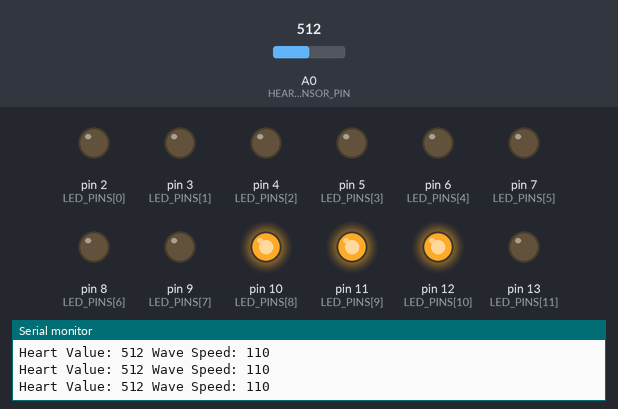
Bench run of a sketch on a simulated Arduino Uno, built with avr-gcc and run on an emulated ATmega328P. Shown: output pins drawn as LEDs (lit = HIGH), the last lines printed to the serial monitor. Dashed ring = blinking. The inputs (shaded band) are chosen by the test bench; at power-on: A0 (HEART_SENSOR_PIN) = 512.

Above: at 1.2 s.
1.3 s: A0 (HEART_SENSOR_PIN) set to 306
At 2.4 s:
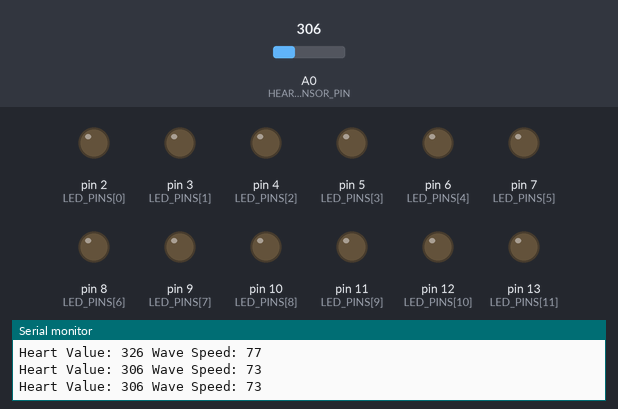
4.3 s: A0 (HEART_SENSOR_PIN) set to 483
6.4 s: A0 (HEART_SENSOR_PIN) set to 518
At 7.17 s:
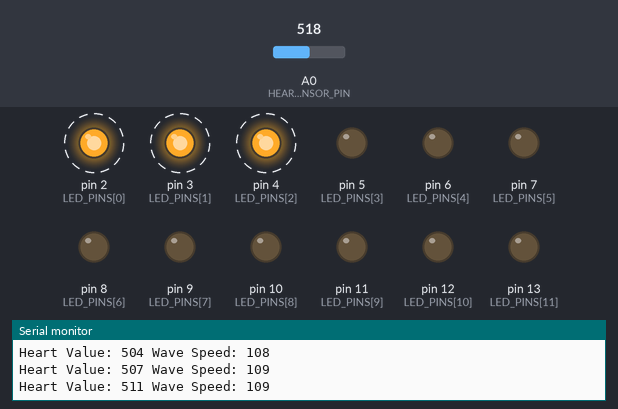
9.4 s: A0 (HEART_SENSOR_PIN) set to 900
At 10.2 s:
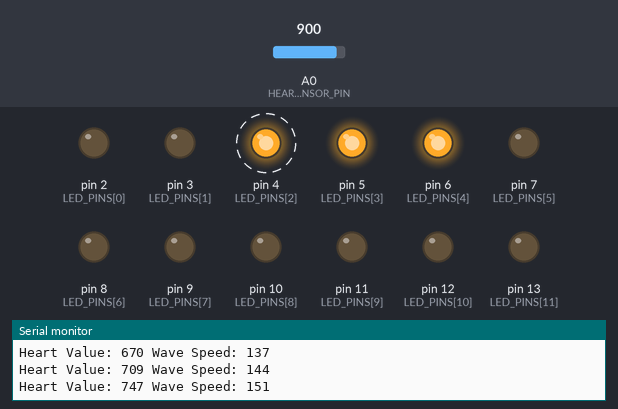
12.4 s: A0 (HEART_SENSOR_PIN) set to 1023
Timing chart, 0 to 16.4 s (numbered marks = the images above; inputs shaded):
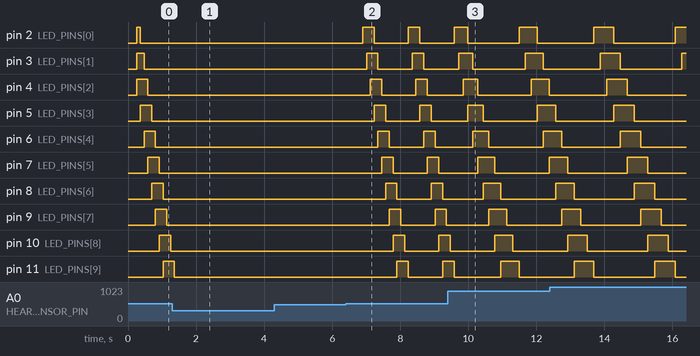

The sketch:

20250323.ino
```cpp
// 定義心電感測器的腳位
const int HEART_SENSOR_PIN = A0;

// 定義LED腳位陣列
const int LED_PINS[] = {2, 3, 4, 5, 6, 7, 8, 9, 10, 11, 12, 13};
const int NUM_LEDS = 12;  // LED數量

// 定義心電閾值
const int HEART_THRESHOLD = 500;  // 當心電值大於此值時才點亮LED

// 定義波紋相關變數
int wavePosition = 0;  // 波紋位置
int waveWidth = 3;     // 波紋寬度
int waveSpeed = 50;    // 波紋移動速度

// 定義訊號處理相關變數
const int SAMPLE_SIZE = 10;  // 取樣數量
int samples[SAMPLE_SIZE];    // 取樣陣列
int sampleIndex = 0;        // 取樣索引
int lastValue = 0;          // 上一次的值
int stableCount = 0;        // 穩定計數
const int STABLE_THRESHOLD = 5;  // 穩定閾值

void setup() {
  // 初始化所有LED腳位為輸出
  for (int i = 0; i < NUM_LEDS; i++) {
    pinMode(LED_PINS[i], OUTPUT);
  }

  // 初始化序列通訊，用於除錯
  Serial.begin(9600);

  // 初始化取樣陣列
  for (int i = 0; i < SAMPLE_SIZE; i++) {
    samples[i] = analogRead(HEART_SENSOR_PIN);
  }
}

// 計算平均值
int getAverage() {
  long sum = 0;
  for (int i = 0; i < SAMPLE_SIZE; i++) {
    sum += samples[i];
  }
  return sum / SAMPLE_SIZE;
}

void loop() {
  // 更新取樣
  samples[sampleIndex] = analogRead(HEART_SENSOR_PIN);
  sampleIndex = (sampleIndex + 1) % SAMPLE_SIZE;

  // 計算平均值
  int currentValue = getAverage();

  // 檢查訊號穩定性
  if (abs(currentValue - lastValue) < 50) {  // 如果變化小於50
    stableCount++;
  } else {
    stableCount = 0;
  }

  // 只在訊號穩定時才處理
  if (stableCount >= STABLE_THRESHOLD) {
    // 將心電值映射到波紋速度（20-200毫秒）
    waveSpeed = map(currentValue, 0, 1023, 20, 200);

    // 輸出除錯訊息
    Serial.print("Heart Value: ");
    Serial.print(currentValue);
    Serial.print(" Wave Speed: ");
    Serial.println(waveSpeed);

    // 只在偵測到足夠的心電信號時才產生波紋效果
    if (currentValue > HEART_THRESHOLD) {
      // 清除所有LED
      for (int i = 0; i < NUM_LEDS; i++) {
        digitalWrite(LED_PINS[i], LOW);
      }

      // 產生波紋效果
      for (int i = 0; i < waveWidth; i++) {
        int ledIndex = (wavePosition + i) % NUM_LEDS;
        digitalWrite(LED_PINS[ledIndex], HIGH);
      }

      // 更新波紋位置
      wavePosition = (wavePosition + 1) % NUM_LEDS;

      // 等待映射後的時間
      delay(waveSpeed);
    } else {
      // 如果沒有偵測到心電信號，確保所有LED保持熄滅
      for (int i = 0; i < NUM_LEDS; i++) {
        digitalWrite(LED_PINS[i], LOW);
      }
      delay(100);  // 短暫延遲以避免過度讀取
    }
  } else {
    // 如果訊號不穩定，保持LED熄滅
    for (int i = 0; i < NUM_LEDS; i++) {
      digitalWrite(LED_PINS[i], LOW);
    }
    delay(50);  // 較短的延遲以快速響應
  }

  lastValue = currentValue;  // 更新上一次的值
}
```

Measured:
- the behaviour switches between 500 and 501 on A0 (HEART_SENSOR_PIN) (found by bisection; images 1 and 2)
- after the input at 1.3 s, pin 2 (LED_PINS[0]), pin 3 (LED_PINS[1]), pin 4 (LED_PINS[2]), pin 5 (LED_PINS[3]), pin 6 (LED_PINS[4]), pin 7 (LED_PINS[5]), pin 8 (LED_PINS[6]), pin 9 (LED_PINS[7]), pin 10 (LED_PINS[8]): stops changing and stays LOW; pin 11 (LED_PINS[9]): goes on until 1.4 s, then stays LOW
- after the input at 6.4 s, pin 2 (LED_PINS[0]): alternates HIGH for 0.33 s and LOW for 1.0 s, starting after 0.51 s; pin 3 (LED_PINS[1]): alternates HIGH for 0.33 s and LOW for 1.0 s, starting after 0.61 s
- after the input at 9.4 s, pin 4 (LED_PINS[2]): alternates HIGH for 0.49 s and LOW for 1.6 s, starting after 0.45 s
